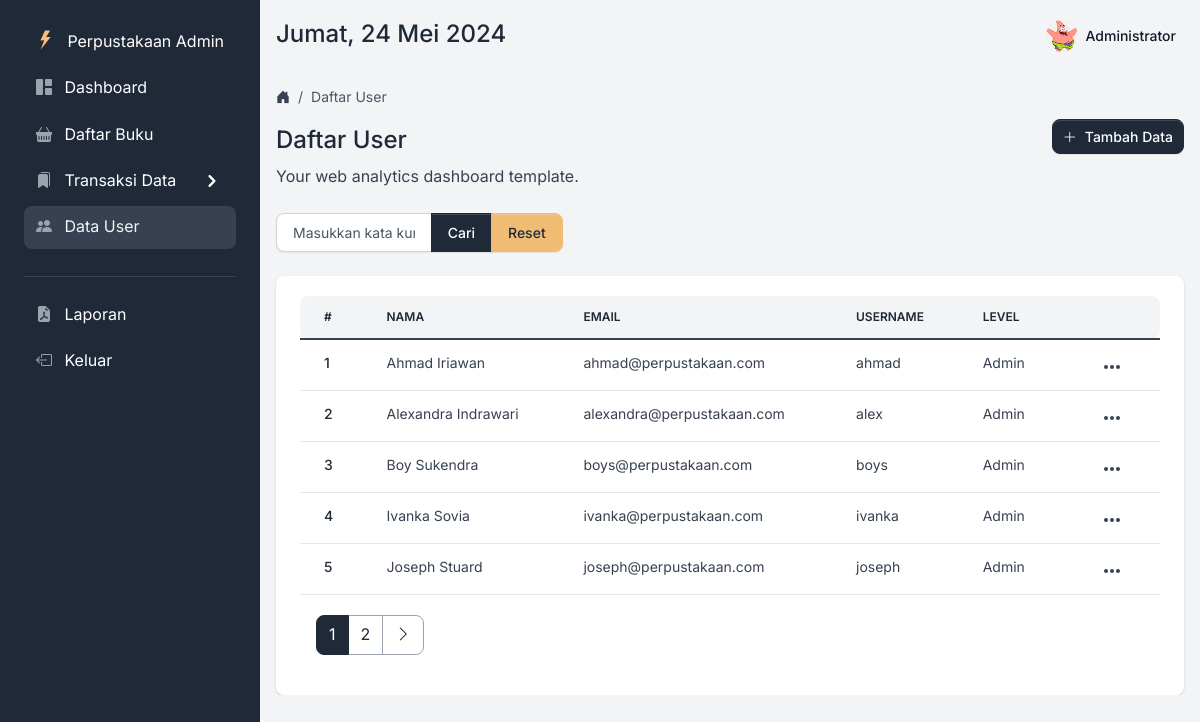
The app's page /stock/page_user.php (signed in) with its own data.
### tables this page shows
CREATE TABLE `user` (
  `id_user` int(11) NOT NULL,
  `username` varchar(30) NOT NULL,
  `password` varchar(255) NOT NULL,
  `nama` varchar(55) NOT NULL,
  `email` varchar(55) NOT NULL,
  `level` varchar(10) NOT NULL,
  `foto` varchar(255) NOT NULL
);

### stock/page_user.php (the view, shortened to what this page needs)
<?php
    include '../dbconnect.php';
    $id_user = $_SESSION['id'];
    $sql_us = " SELECT `foto`, `nama`
                FROM `user`
                WHERE `id_user` = '$id_user' ";
    $query_us = mysqli_query($conn,$sql_us);
    while($data_us = mysqli_fetch_row($query_us)){
      $foto = $data_us[0];
      $nama = $data_us[1];
    }
?>
<!DOCTYPE html>
<html lang="en">
    <head>
        <link type="text/css" href="../vendor/bootstrap-icons/bootstrap-icons.css" rel="stylesheet">
        <link type="text/css" href="../css/volt.css" rel="stylesheet">
    </head>
    <body>
        <nav id="sidebarMenu" class="sidebar d-lg-block bg-gray-800 text-white collapse" data-simplebar>
            <div class="sidebar-inner px-4 pt-3">
                <ul class="nav flex-column pt-3 pt-md-0">
                    <li class="nav-item">
                        <a href="#" class="nav-link d-flex align-items-center">
                            <span class="sidebar-icon">
                                <img src="../assets/img/brand/light.svg" height="20" width="20" alt="Volt Logo">
                            </span>
                            <span class="mt-1 ms-1 sidebar-text">Perpustakaan Admin</span>
                        </a>
                    </li>
                    <li class="nav-item ">
                        <a href="index.php" class="nav-link">
                            <span class="sidebar-icon">
                                <i class="bi bi-grid-1x2-fill"></i>
                            </span>
                            <span class="sidebar-text">Dashboard</span>
                        </a>
                    </li>
                    <li class="nav-item">
                        <a href="page_buku.php" class="nav-link">
                            <span class="sidebar-icon">
                                <i class="bi bi-basket-fill"></i>
                            </span>
                            <span class="sidebar-text">Daftar Buku</span>
                        </a>
                    </li>
                    <li class="nav-item">
                        <span class="nav-link  collapsed  d-flex justify-content-between align-items-center" data-bs-toggle="collapse" data-bs-target="#submenu-app">
                            <span>
                                <span class="sidebar-icon">
                                    <i class="bi bi-bookmarks-fill"></i>
                                </span>
                                <span class="sidebar-text">Transaksi Data</span>
                            </span>
                            <span class="link-arrow">
                                <svg class="icon icon-sm" fill="currentColor" viewBox="0 0 20 20" xmlns="http://www.w3.org/2000/svg"><path fill-rule="evenodd" d="M7.293 14.707a1 1 0 010-1.414L10.586 10 7.293 6.707a1 1 0 011.414-1.414l4 4a1 1 0 010 1.414l-4 4a1 1 0 01-1.414 0z" clip-rule="evenodd"></path></svg>
                            </span>
                        </span>
                    </li>
                    <?php if ($_SESSION['level'] == "Superadmin") { ?>
                        <li class="nav-item active">
                            <a href="page_user.php" class="nav-link">
                                <span class="sidebar-icon">
                                    <i class="bi bi-people-fill"></i>
                                </span>
                                <span class="sidebar-text">Data User</span>
                            </a>
                        </li>
                    <?php } ?>
                    <li role="separator" class="dropdown-divider mt-4 mb-3 border-gray-700"></li>
                    <?php if ($_SESSION['level'] == "Superadmin") { ?>
                        <li class="nav-item ">
                            <a href="page_laporan.php" class="nav-link">
                                <span class="sidebar-icon">
                                    <i class="bi bi-file-earmark-pdf-fill"></i>
                                </span>
                                <span class="sidebar-text">Laporan</span>
                            </a>
                        </li>
                    <?php } ?>
                    <li class="nav-item ">
                        <a href="logout.php" class="nav-link">
                            <span class="sidebar-icon">
                                <i class="bi bi-box-arrow-left"></i>
                            </span>
                            <span class="sidebar-text">Keluar</span>
                        </a>
                    </li>
                </ul>
            </div>
        </nav>
        <main class="content">
            <nav class="navbar navbar-top navbar-expand navbar-dashboard navbar-dark ps-0 pe-2 pb-0">
                <div class="container-fluid px-0">
                    <div class="d-flex justify-content-between w-100" id="navbarSupportedContent">
                        <div class="d-flex align-items-center">
                            <h4>
                                <div class="date">
                                </div>
                            </h4>
                        </div>
                        <ul class="navbar-nav align-items-center">
                            <li class="nav-item ms-lg-3">
                                <a class="nav-link pt-1 px-0" role="button">
                                    <div class="media d-flex align-items-center">
                                        <img class="avatar rounded-circle" alt="Image placeholder" src="assets/foto-user/<?= $foto; ?>">
                                        <div class="media-body ms-2 text-dark align-items-center d-none d-lg-block">
                                            <span class="mb-0 font-small fw-bold text-gray-900"><?=$nama;?></span>
                                        </div>
                                    </div>
                                </a>
                            </li>
                        </ul>
                    </div>
                </div>
            </nav>
            <div class="d-flex justify-content-between flex-wrap flex-md-nowrap align-items-center py-4">
                <div class="d-block mb-4 mb-md-0">
                    <nav aria-label="breadcrumb" class="d-none d-md-inline-block">
                        <ol class="breadcrumb breadcrumb-dark breadcrumb-transparent">
                            <li class="breadcrumb-item">
                                <a href="#">
                                    <i class="bi bi-house-door-fill"></i>
                                </a>
                            </li>
                            <li class="breadcrumb-item active" aria-current="page">Daftar User</li>
                        </ol>
                    </nav>
                    <h2 class="h4">Daftar User</h2>
                    <p class="mb-0">Your web analytics dashboard template.</p>
                </div>
                <div class="btn-toolbar mb-2 mb-md-0">
                    <a href="#" class="btn btn-sm btn-gray-800 d-inline-flex align-items-center" data-bs-toggle="modal" data-bs-target="#modal-default">
                        <i class="bi bi-plus-lg me-2"></i>
                        Tambah Data
                    </a>
                </div>
            </div>
            <div class="table-settings mb-4">
                <div class="row align-items-center justify-content-between">
                    <div class="col col-md-6 col-lg-3 col-xl-4">
                        <div class="input-group me-2 me-lg-3 fmxw-400">
                            <form action="page_user.php" method="GET">
                                <div class="input-group">
                                    <input type="text" class="form-control" placeholder="Masukkan kata kunci..." aria-label="Search" aria-describedby="basic-addon2" id="kata_kunci" name="katakunci" required>
                                    <button class="btn btn-primary" type="submit">Cari</button>
                                    <a href="page_user.php" class="btn btn-secondary">
                                        <i class="fas fa-times"></i> Reset
                                    </a>
                                </div>
                            </form>
                        </div>
                    </div>
                </div>
            </div>
            <div class="card card-body border-0 shadow table-wrapper table-responsive">
                <table class="table table-centered table-nowrap mb-0 rounded">
                    <thead class="thead-light">
                        <tr>
                            <th class="border-0 rounded-start">#</th>
                            <th class="border-0">Nama</th>
                            <th class="border-0">Email</th>
                            <th class="border-0">Username</th>
                            <th class="border-0">Level</th>
                            <th class="border-0 rounded-end"></th>
                        </tr>
                    </thead>
                    <tbody>
                        <?php
                            $batas = 5;
                            if(!isset($_GET['halaman'])){
                                $posisi = 0;
                                $halaman = 1;
                            }else{
                                $halaman = $_GET['halaman'];
                                $posisi = ($halaman-1) * $batas;
                            }
                            $id_user_login = $_SESSION['id'];
                            $sql = "SELECT * FROM user WHERE id_user != $id_user_login";
                            $sql .= " ORDER BY nama ASC LIMIT $posisi, $batas";
                            $brgs = mysqli_query($conn, $sql);
                            $no = 1;
                            while($p=mysqli_fetch_array($brgs)){
                                ?>
                        <tr>
                            <td><a href="#" class="text-primary fw-bold"><?= $no++ ?></a> </td>
                            <td><?= $p['nama'] ?></td>
                            <td><?= $p['email'] ?></td>
                            <td><?= $p['username'] ?></td>
                            <td><?= $p['level'] ?></td>
                            <td>
                                <div class="dropdown ms-3">
                                    <button type="button" class="btn btn-sm fs-6 px-1 py-0 dropdown-toggle" id="dropdownMenuLink" data-bs-toggle="dropdown" aria-expanded="false"><svg class="icon icon-xs" fill="currentColor" viewBox="0 0 20 20" xmlns="http://www.w3.org/2000/svg"><path d="M6 10a2 2 0 11-4 0 2 2 0 014 0zM12 10a2 2 0 11-4 0 2 2 0 014 0zM16 12a2 2 0 100-4 2 2 0 000 4z"></path></svg></button>
                                </div>
                            </td>
                        </tr>
                        <?php } ?>
                    </tbody>
                </table>
                <div class="card-footer px-3 border-0 d-flex flex-column flex-lg-row align-items-center justify-content-between">
                    <nav aria-label="Page navigation example">
                        <ul class="pagination mb-0">
                            <?php
                                $sql_jum = "SELECT * FROM user";
                                $sql_jum .= " ORDER BY nama ASC";
                                $query_jum = mysqli_query($conn,$sql_jum);
                                $jum_data = mysqli_num_rows($query_jum);
                                $jum_halaman = ceil($jum_data/$batas);
                                if($jum_halaman==0){
                                } else if($jum_halaman==1){
                                    echo "<li class='page-item active'><a class='page-link'>1</a></li>";
                                } else {
                                    $setelah = $halaman+1;
                                    for($i=1; $i<=$jum_halaman; $i++){
                                        if ($i > $halaman - 5 and $i < $halaman + 5 ) {
                                            if($i!=$halaman){
                                                echo "<li class='page-item'><a class='page-link' href='page_user.php?halaman=$i'>$i</a></li>";
                                            } else {
                                                echo "<li class='page-item active'><a class='page-link'>$i</a></li>";
                                        }
                                        }
                                    }
                                    if($halaman!=$jum_halaman){
                                        echo "<li class='page-item'><a class='page-link' href='page_user.php?halaman=$setelah'><i class='bi bi-chevron-right'></i></a></li>";
                                    }
                                }
                            ?>
                        </ul>
                    </nav>
                </div>
            </div>
        </main>
    </body>
</html>

### records on screen
user: foto (picture), nama "Administrator"
user: nama "Ahmad Iriawan", email "ahmad@perpustakaan.com", username "ahmad", level "Admin"
user: nama "Alexandra Indrawari", email "alexandra@perpustakaan.com", username "alex", level "Admin"
user: nama "Boy Sukendra", email "boys@perpustakaan.com", username "boys", level "Admin"
user: nama "Ivanka Sovia", email "ivanka@perpustakaan.com", username "ivanka", level "Admin"
user: nama "Joseph Stuard", email "joseph@perpustakaan.com", username "joseph", level "Admin"
